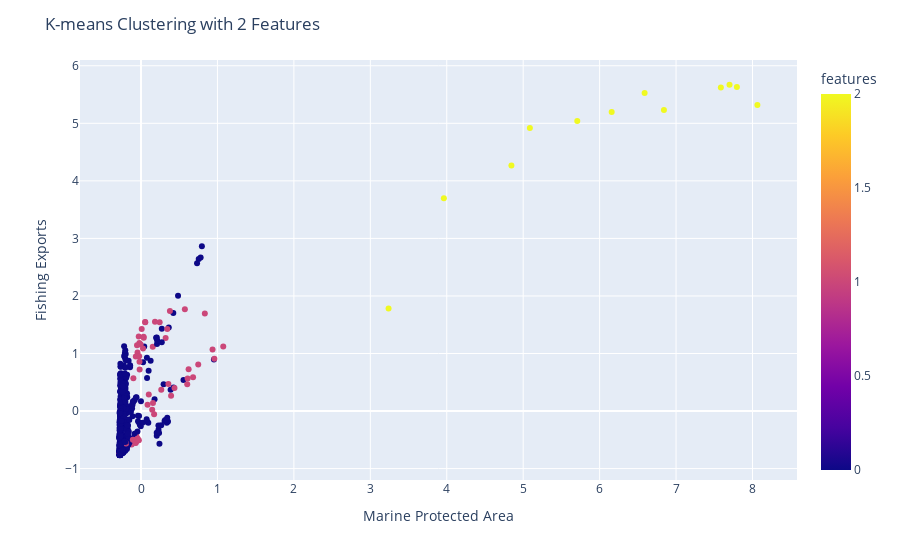

Source (notebook cell):
### Markdown cell above
As you can see there are now three well defined clusters. It is interesting to note that the yellow seems to contain outliers within the data set. 

Below, I ran K-Means again although I changed the X axis to Marine Protected Area and Y axis to Fishing Exports.

### Code cell
#| code-fold: true
kmeans_pca = KMeans(n_clusters=3, random_state=42)
kmeans_pca.fit(data_standardized)
data_standardized['features'] = kmeans_pca.labels_


hover_data = data_standardized[['Country']]

fig = px.scatter(data_standardized, x='Marine Protected Area (sqkm)', y='Fishing Exports (Millions)', color='features', hover_data=hover_data
                 )

fig.update_layout(title='K-means Clustering with 2 Features', xaxis_title='Marine Protected Area', yaxis_title='Fishing Exports')
fig.show()

### Figure 1 — Plotly figure (JSON) as saved in the notebook; plotly's stock layout.template omitted (floating-point values rounded to 4 significant figures; data arrays with more than 128 entries replaced by an {"elided": "..."} marker saying what was removed)
{"data": [{"customdata": {"elided": "516x1 float values"}, "hovertemplate": "Marine Protected Area (sqkm)=%{x}<br>Fishing Exports (Millions)=%{y}<br>Country=%{customdata[0]}<br>features=%{marker.color}<extra></extra>", "legendgroup": "", "marker": {"color": {"elided": "516 int values"}, "coloraxis": "coloraxis", "symbol": "circle"}, "mode": "markers", "name": "", "orientation": "v", "showlegend": false, "type": "scatter", "x": {"elided": "516 float values"}, "xaxis": "x", "y": {"elided": "516 float values"}, "yaxis": "y"}], "layout": {"coloraxis": {"colorbar": {"title": {"text": "features"}}, "colorscale": [[0, "#0d0887"], [0.1111, "#46039f"], [0.2222, "#7201a8"], [0.3333, "#9c179e"], [0.4444, "#bd3786"], [0.5556, "#d8576b"], [0.6667, "#ed7953"], [0.7778, "#fb9f3a"], [0.8889, "#fdca26"], [1, "#f0f921"]]}, "legend": {"tracegroupgap": 0}, "margin": {"t": 60}, "title": {"text": "K-means Clustering with 2 Features"}, "xaxis": {"anchor": "y", "domain": [0, 1], "title": {"text": "Marine Protected Area"}}, "yaxis": {"anchor": "x", "domain": [0, 1], "title": {"text": "Fishing Exports"}}}}
